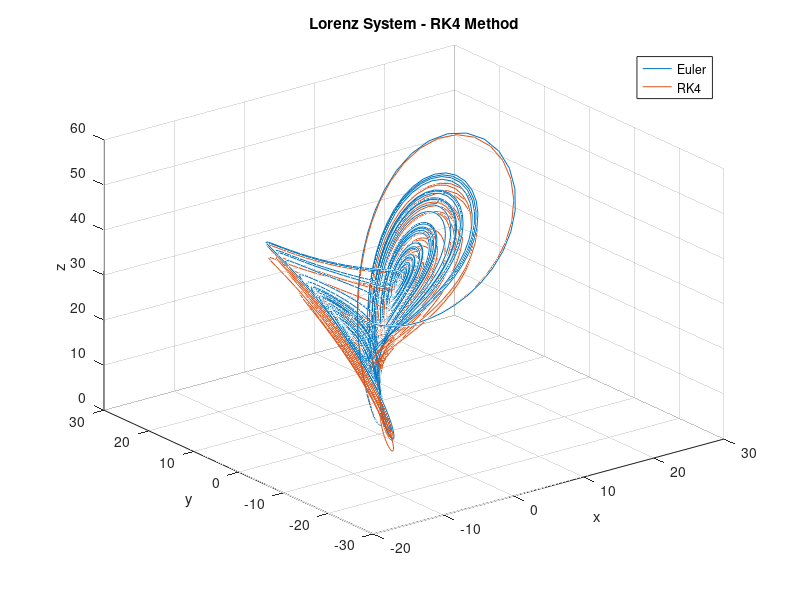
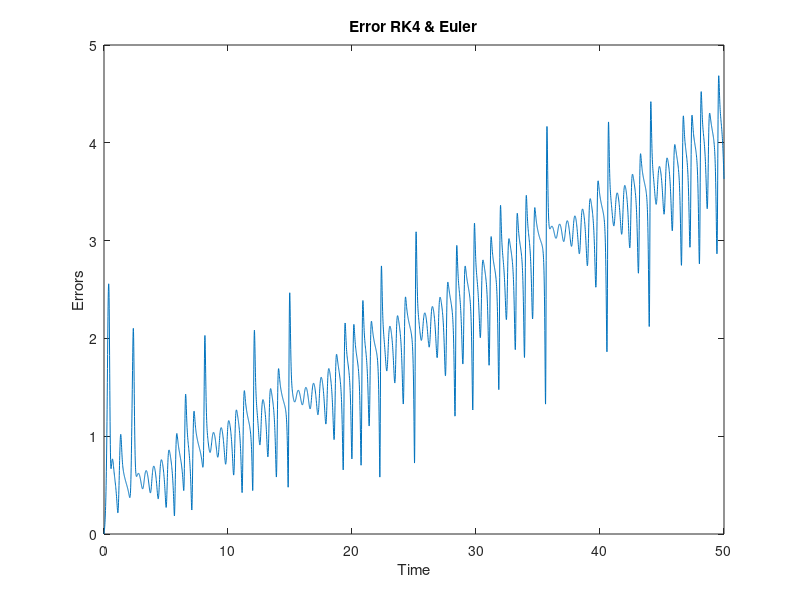

Source code (MATLAB) for these figures, in order:
clc;
clear;
close all;

global sigma rho beta

% Parameters
sigma = 10; 
rho   = 28;   
beta  = 8/3;  

% Lorenz equations
fx_t = @(x, y) sigma * (y - x);
fy_t = @(x, y, z) x * (rho - z) - y;
fz_t = @(x, y, z) (x * y) - (beta * z);

% Initial conditions
x_ini = 1;
y_ini = 1;
z_ini = 1;

% Time setup
t_final = 50;
h = 0.01;
t = 0:h:t_final;
N = length(t);

% Allocate
x = zeros(1, N);
y = zeros(1, N);
z = zeros(1, N);

x(1) = x_ini;
y(1) = y_ini;
z(1) = z_ini;

%% Euler
for i = 1:N-1
    x(i+1) = x(i) + h * fx_t(x(i), y(i));
    y(i+1) = y(i) + h * fy_t(x(i), y(i), z(i));
    z(i+1) = z(i) + h * fz_t(x(i), y(i), z(i));
end

figure;
plot3(x, y, z);
title('Lorenz System - Euler Method');
xlabel('x'); ylabel('y'); zlabel('z');
grid on;

hold on

%% RK4
x_rk(1) = x_ini;
y_rk(1) = y_ini;
z_rk(1) = z_ini;

for i = 1:N-1
    % k1
    k1x = fx_t(x(i), y(i));
    k1y = fy_t(x(i), y(i), z(i));
    k1z = fz_t(x(i), y(i), z(i));

    % k2
    k2x = fx_t(x(i) + 0.5*h*k1x, y(i) + 0.5*h*k1y);
    k2y = fy_t(x(i) + 0.5*h*k1x, y(i) + 0.5*h*k1y, z(i) + 0.5*h*k1z);
    k2z = fz_t(x(i) + 0.5*h*k1x, y(i) + 0.5*h*k1y, z(i) + 0.5*h*k1z);

    % k3
    k3x = fx_t(x(i) + 0.5*h*k2x, y(i) + 0.5*h*k2y);
    k3y = fy_t(x(i) + 0.5*h*k2x, y(i) + 0.5*h*k2y, z(i) + 0.5*h*k2z);
    k3z = fz_t(x(i) + 0.5*h*k2x, y(i) + 0.5*h*k2y, z(i) + 0.5*h*k2z);

    % k4
    k4x = fx_t(x(i) + h*k3x, y(i) + h*k3y);
    k4y = fy_t(x(i) + h*k3x, y(i) + h*k3y, z(i) + h*k3z);
    k4z = fz_t(x(i) + h*k3x, y(i) + h*k3y, z(i) + h*k3z);

    % Update
    x_rk(i+1) = x_rk(i) + (h/6)*(k1x + 2*k2x + 2*k3x + k4x);
    y_rk(i+1) = y_rk(i) + (h/6)*(k1y + 2*k2y + 2*k3y + k4y);
    z_rk(i+1) = z_rk(i) + (h/6)*(k1z + 2*k2z + 2*k3z + k4z);
end

plot3(x_rk, y_rk, z_rk);
title('Lorenz System - RK4 Method');
xlabel('x'); ylabel('y'); zlabel('z');
grid on;

legend("Euler", "RK4")


errors = zeros(1, N);
for i = 1:N
    errors(i) = ((x(i) - x_rk(i))^2 + (y(i) - y_rk(i))^2 + (z(i) - z_rk(i))^2)^0.5;
end

figure
plot(t, errors)
xlabel("Time")
ylabel("Errors")
title("Error RK4 & Euler")